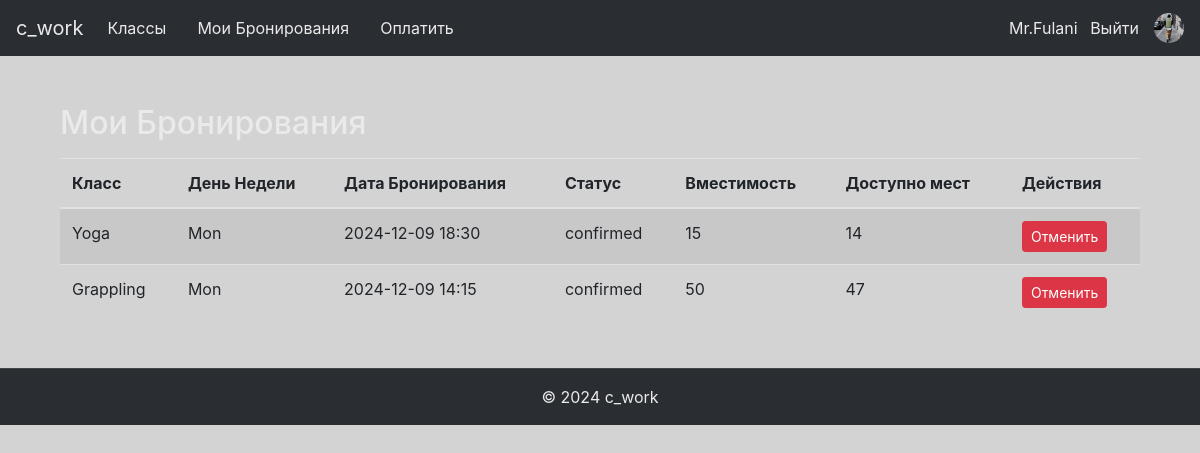
/my_bookings (signed in), run on an earlier commit of the app's database.
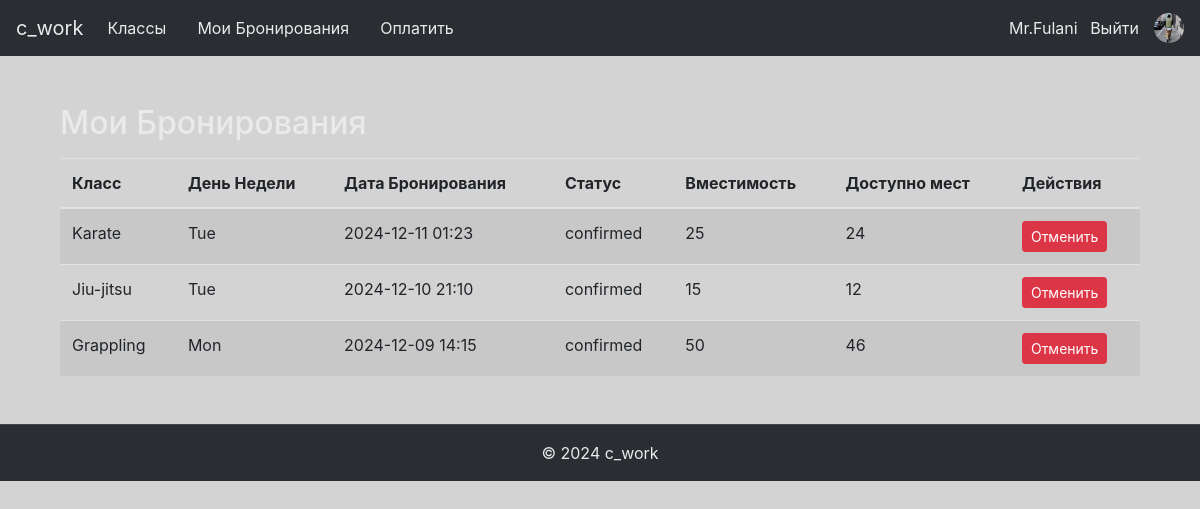
And on a later commit of the database.
### app/models.py (models this page shows, shortened)
class Booking(db.Model):
    id = db.Column(db.Integer, primary_key=True)
    user_id = db.Column(db.Integer, db.ForeignKey('user.id'), nullable=False)
    class_id = db.Column(db.Integer, db.ForeignKey('class.id'), nullable=False)
    booking_date = db.Column(db.DateTime, nullable=False, default=datetime.utcnow)
    status = db.Column(db.String(20), nullable=False, default='confirmed')  # Статус бронирования
    day = db.Column(db.String(10), nullable=False)  # День недели выбранный пользователем

class Class(db.Model):
    id = db.Column(db.Integer, primary_key=True)
    name = db.Column(db.String(100), nullable=False)
    description = db.Column(db.Text, nullable=True)
    schedule = db.Column(db.DateTime, nullable=False)
    capacity = db.Column(db.Integer, default=10, nullable=False)
    days_of_week = db.Column(db.String(100), nullable=False)
    extra_info = db.Column(db.Text, nullable=True)
    image_filename = db.Column(db.String(100), nullable=True)
    bookings = db.relationship('Booking', backref='class_', lazy=True, cascade='all, delete-orphan')
    def available_slots(self):
        confirmed_bookings = Booking.query.filter_by(class_id=self.id, status='confirmed').count()
        return self.capacity - confirmed_bookings

### app/routes.py (the view)
@main_bp.route('/my_bookings')
@login_required
def my_bookings():
    bookings = Booking.query.filter_by(user_id=current_user.id, status='confirmed').order_by(Booking.booking_date.desc()).all()
    cancel_forms = {booking.id: CancelBookingForm(booking_id=booking.id) for booking in bookings}
    return render_template('my_bookings.html', bookings=bookings, cancel_forms=cancel_forms)

### app/forms.py
class CancelBookingForm(FlaskForm):
    booking_id = HiddenField('Booking ID', validators=[DataRequired()])
    submit = SubmitField('Отменить')

### app/models.py (called while the page is built)
@login_manager.user_loader
def load_user(user_id):
    return User.query.get(int(user_id))

### app/templates/my_bookings.html (shortened to what this page needs)
{% extends "base.html" %}
{% block content %}
<div class="container mt-5">
    <h2>Мои Бронирования</h2>
    {% if bookings %}
        <table class="table table-striped mt-3">
            <thead>
                <tr>
                    <th>Класс</th>
                    <th>День Недели</th>
                    <th>Дата Бронирования</th>
                    <th>Статус</th>
                    <th>Вместимость</th>
                    <th>Доступно мест</th>
                    <th>Действия</th>
                </tr>
            </thead>
            <tbody>
                {% for booking in bookings %}
                <tr>
                    <td>{{ booking.class_.name }}</td>
                    <td>{{ booking.day }}</td>
                    <td>{{ booking.booking_date.strftime('%Y-%m-%d %H:%M') }}</td>
                    <td>{{ booking.status }}</td>
                    <td>{{ booking.class_.capacity }}</td>
                    <td>{{ booking.class_.available_slots() }}</td>
                    <td>
                        {% if booking.status == 'confirmed' %}
                            <form action="{{ url_for('main.cancel_booking', booking_id=booking.id) }}" method="POST">
                                {{ cancel_forms[booking.id].submit(class="btn btn-danger btn-sm", onclick="return confirm('Вы уверены, что хотите отменить бронирование?');") }}
                            </form>
                        {% endif %}
                    </td>
                </tr>
                {% endfor %}
            </tbody>
        </table>
    {% else %}
        <p>У вас пока нет бронирований.</p>
    {% endif %}
</div>
{% endblock %}

What changed in the data, as far as the page shows it:
no longer on this page (row edited): Booking: class_.name "Yoga", day "Mon", booking_date "2024-12-09 18:30", status "confirmed", class_.capacity "15", class_.available_slots "14"
added Booking: class_.name "Karate", day "Tue", booking_date "2024-12-11 01:23", status "confirmed", class_.capacity "25", class_.available_slots "24"
added Booking: class_.name "Jiu-jitsu", day "Tue", booking_date "2024-12-10 21:10", status "confirmed", class_.capacity "15", class_.available_slots "12"
computed for Booking "Mon": class_.available_slots "47" → "46"
